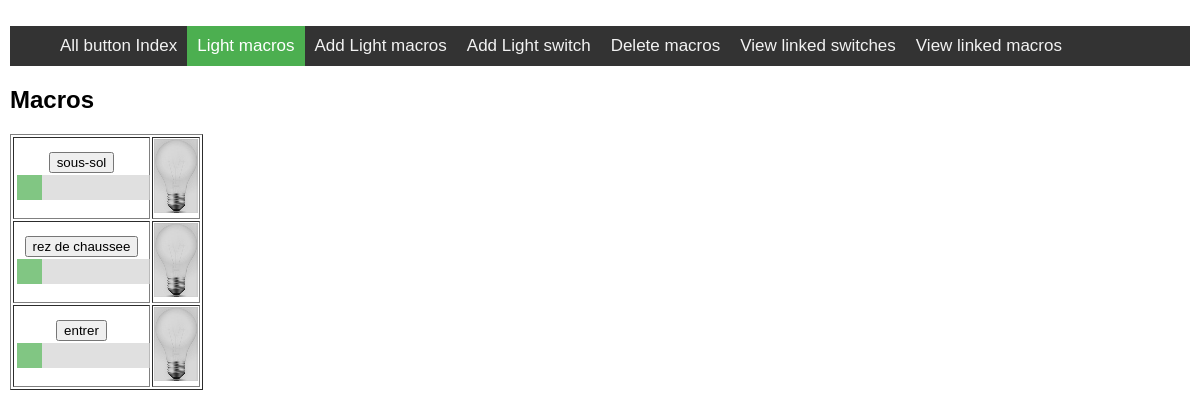
Page /macros on the committed database.
### tables this page shows
CREATE TABLE macros (name TEXT, brightness REAL, eol TEXT, places TEXT);

### app.py (the view)
@app.route('/macros', methods=['GET', 'POST'])
def macros():
    form = MacroForm()
    if request.method == 'POST':
        macro_name = request.form['submit']
        macro_brightness = request.form[macro_name]
        db_func.change_macros_state(macro_brightness, macro_name)
    rows = db_func.get_all_in_db('macros')
    return render_template('macros_button.html', rows=rows, form=form)

### app.py
class MacroForm(FlaskForm):
    choices = db_func.get_in_db('name', 'lights')
    macro_new_name = StringField('Name of macro', validators=[DataRequired()])
    switch_new_name = StringField('Name of switch (SWx)', validators=[DataRequired()])

### db_functions.py (called while the page is built)
def get_all_in_db(table_name):
    con = sqlite3.connect('database.db')
    c = con.cursor()
    command = "SELECT * FROM " + table_name
    c.execute(command)
    rows = c.fetchall()
    list = rows[1:]
    c.close()
    con.close()
    return list

### templates/macros_button.html (shortened to what this page needs)
{% extends 'base.html' %}
{% set active_page = "macros" %}
{% block header %}
    <h1>{% block title %}Macros{% endblock %}</h1>
{% endblock %}
{% block content %}
    <form method="POST" action="{{ url_for('macros') }}">
        <table border = 1>
            {% for row in rows %}
                <tr>
                    <th> <input type="submit" name="submit" value="{{row[0]}}"/> <br>
                    <input type="range" min="0" max="100" value="{{ row[1] }}" name="{{row[0]}}" class="slider"/> </th></th>
                    {% if row[1] == 0 %}
                        <td> <img src="{{ url_for('static',filename="light-bulb-off.jpg") }}"/> </td>
                    {% else %}
                        <td> <img src="{{ url_for('static',filename="light-bulb-on.jpg") }}"/> </td>
                    {% endif %}
                </tr>
            {% endfor %}
        </table>
    </form>
{% endblock %}

### static/style.css (style rules this page uses)
.slider { -webkit-appearance: none; appearance: none; width: 100%; height: 25px; background: #d3d3d3; outline: none; opacity: 0.7; -webkit-transition: .2s; transition: opacity .2s; }

### rows in the picture
macros: submit "sous-sol", brightness "0"
macros: submit "rez de chaussee", brightness "0"
macros: submit "entrer", brightness "0"

### other values in the picture
{{ caption|e }} "All button Index" "Light macros" "Add Light macros" "Add Light switch" "Delete macros" "View linked switches" "View linked macros"
